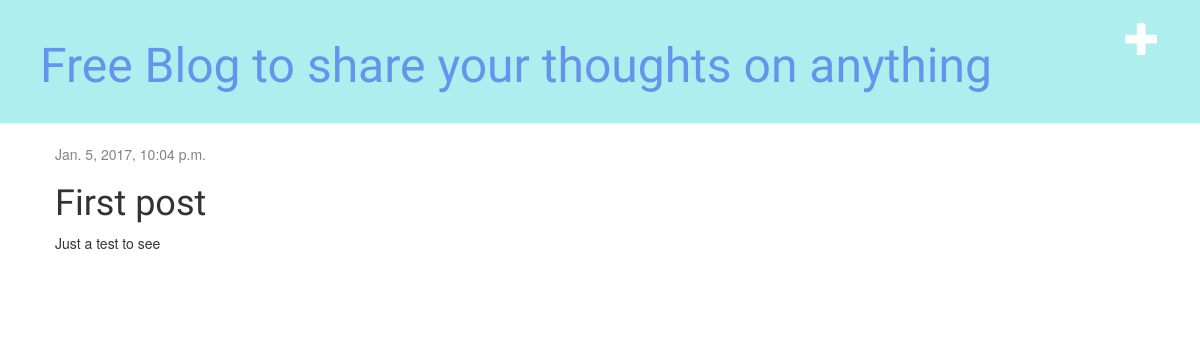
/post/1/, run on an earlier commit of the app's database.
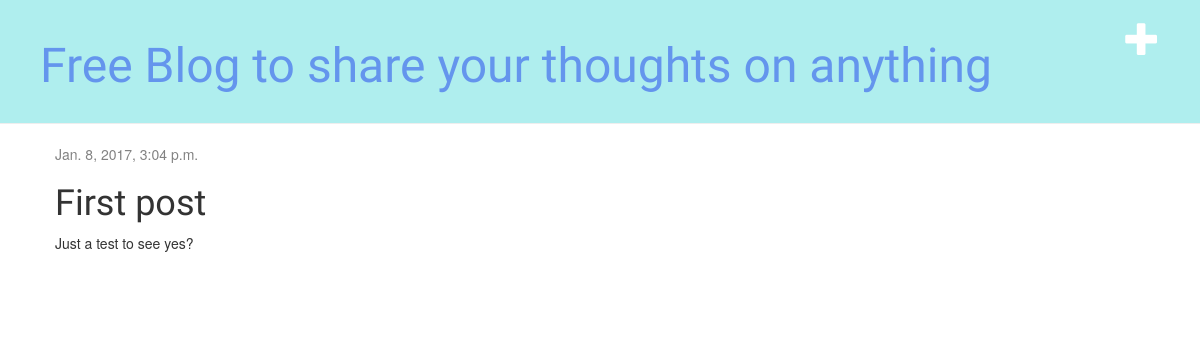
And on a later commit of the database.
### blog/models.py (models this page shows, shortened)
class Post(models.Model):
    author = models.ForeignKey('auth.User')
    title = models.CharField(max_length=200)
    text = models.TextField()
    created_date = models.DateTimeField(
            default=timezone.now)
    published_date = models.DateTimeField(
            blank=True, null=True)

### blog/views.py (the view)
# urls.py: url(r'^post/(?P<pk>\d+)/$', views.post_detail, name='post_detail'),
def post_detail(request, pk):
    post = get_object_or_404(Post, pk=pk)
    return render(request, 'blog/post_detail.html', {'post': post})

### blog/templates/blog/post_detail.html (shortened to what this page needs)
{% extends 'blog/base.html' %}
{% block content %}
    <div class="post">
        {% if post.published_date %}
            <div class="date">
                {{ post.published_date }}
            </div>
        {% endif %}
        <h1>{{ post.title }}</h1>
        <p>{{ post.text|linebreaksbr }}</p>
    </div>
{% endblock %}

What changed in the data, as far as the page shows it:
changed Post "First post": published_date "Jan. 5, 2017, 10:04 p.m." → "Jan. 8, 2017, 3:04 p.m."; text "Just a test to see" → "Just a test to see yes?"
